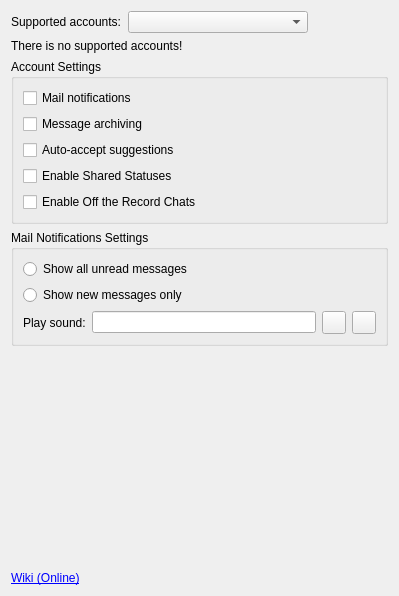
<?xml version="1.0" encoding="UTF-8"?>
<ui version="4.0">
 <class>Options</class>
 <widget class="QWidget" name="Options">
  <property name="geometry">
   <rect>
    <x>0</x>
    <y>0</y>
    <width>399</width>
    <height>596</height>
   </rect>
  </property>
  <property name="windowTitle">
   <string>Form</string>
  </property>
  <layout class="QVBoxLayout" name="verticalLayout_3">
   <item>
    <layout class="QHBoxLayout" name="horizontalLayout">
     <item>
      <widget class="QLabel" name="label">
       <property name="text">
        <string>Supported accounts:</string>
       </property>
      </widget>
     </item>
     <item>
      <widget class="QComboBox" name="cb_accounts">
       <property name="minimumSize">
        <size>
         <width>180</width>
         <height>0</height>
        </size>
       </property>
      </widget>
     </item>
     <item>
      <spacer name="horizontalSpacer">
       <property name="orientation">
        <enum>Qt::Horizontal</enum>
       </property>
       <property name="sizeHint" stdset="0">
        <size>
         <width>40</width>
         <height>20</height>
        </size>
       </property>
      </spacer>
     </item>
    </layout>
   </item>
   <item>
    <widget class="QLabel" name="lb_error">
     <property name="text">
      <string>There is no supported accounts!</string>
     </property>
    </widget>
   </item>
   <item>
    <widget class="QGroupBox" name="gb_settings">
     <property name="toolTip">
      <string/>
     </property>
     <property name="title">
      <string>Account Settings</string>
     </property>
     <layout class="QVBoxLayout" name="verticalLayout">
      <item>
       <widget class="QCheckBox" name="cb_mail">
        <property name="toolTip">
         <string> If set to &quot;true&quot;, the server will send
 notifications of unread email.</string>
        </property>
        <property name="text">
         <string>Mail notifications</string>
        </property>
       </widget>
      </item>
      <item>
       <widget class="QCheckBox" name="cb_archiving">
        <property name="toolTip">
         <string> If set to &quot;true&quot;, the server will save
 Google Talk chats on the server;
 if set to &quot;false&quot;, no conversations
 will be logged.</string>
        </property>
        <property name="text">
         <string>Message archiving</string>
        </property>
       </widget>
      </item>
      <item>
       <widget class="QCheckBox" name="cb_suggestions">
        <property name="toolTip">
         <string> If set to &quot;true&quot;, the server will
 automatically add people emailed
 often to the user's roster.</string>
        </property>
        <property name="text">
         <string>Auto-accept suggestions</string>
        </property>
       </widget>
      </item>
      <item>
       <widget class="QCheckBox" name="cb_shared_statuses">
        <property name="toolTip">
         <string> Enable multiple applications signed in
 as the same user to report the same
 status message. </string>
        </property>
        <property name="text">
         <string>Enable Shared Statuses</string>
        </property>
       </widget>
      </item>
      <item>
       <widget class="QCheckBox" name="cb_nosave">
        <property name="toolTip">
         <string> Google Talk server disables server-side
 logging of individual conversations and
 sends notifications.
 Enable &quot;Message archiving&quot; option for use!</string>
        </property>
        <property name="text">
         <string>Enable Off the Record Chats</string>
        </property>
       </widget>
      </item>
     </layout>
    </widget>
   </item>
   <item>
    <widget class="QGroupBox" name="gb_mail_settings">
     <property name="toolTip">
      <string> Enable &quot;Mail notifications&quot; option!</string>
     </property>
     <property name="title">
      <string>Mail Notifications Settings</string>
     </property>
     <layout class="QVBoxLayout" name="verticalLayout_2">
      <item>
       <widget class="QRadioButton" name="rb_all_messages">
        <property name="text">
         <string>Show all unread messages</string>
        </property>
       </widget>
      </item>
      <item>
       <widget class="QRadioButton" name="rb_new_messages">
        <property name="text">
         <string>Show new messages only</string>
        </property>
       </widget>
      </item>
      <item>
       <layout class="QHBoxLayout" name="horizontalLayout_2">
        <item>
         <widget class="QLabel" name="label_2">
          <property name="text">
           <string>Play sound:</string>
          </property>
         </widget>
        </item>
        <item>
         <widget class="QLineEdit" name="le_sound"/>
        </item>
        <item>
         <widget class="QToolButton" name="tb_open">
          <property name="text">
           <string/>
          </property>
         </widget>
        </item>
        <item>
         <widget class="QToolButton" name="tb_check">
          <property name="text">
           <string/>
          </property>
         </widget>
        </item>
       </layout>
      </item>
     </layout>
    </widget>
   </item>
   <item>
    <spacer name="verticalSpacer">
     <property name="orientation">
      <enum>Qt::Vertical</enum>
     </property>
     <property name="sizeHint" stdset="0">
      <size>
       <width>20</width>
       <height>40</height>
      </size>
     </property>
    </spacer>
   </item>
   <item>
    <widget class="QLabel" name="lb_wiki">
     <property name="text">
      <string>&lt;a href=&quot;http://psi-plus.com/wiki/plugins#gmail_service_plugin&quot;&gt;Wiki (Online)&lt;/a&gt;</string>
     </property>
     <property name="openExternalLinks">
      <bool>true</bool>
     </property>
    </widget>
   </item>
  </layout>
 </widget>
 <resources/>
 <connections>
  <connection>
   <sender>cb_mail</sender>
   <signal>toggled(bool)</signal>
   <receiver>gb_mail_settings</receiver>
   <slot>setEnabled(bool)</slot>
   <hints>
    <hint type="sourcelabel">
     <x>191</x>
     <y>79</y>
    </hint>
    <hint type="destinationlabel">
     <x>187</x>
     <y>206</y>
    </hint>
   </hints>
  </connection>
  <connection>
   <sender>cb_archiving</sender>
   <signal>toggled(bool)</signal>
   <receiver>cb_nosave</receiver>
   <slot>setEnabled(bool)</slot>
   <hints>
    <hint type="sourcelabel">
     <x>120</x>
     <y>122</y>
    </hint>
    <hint type="destinationlabel">
     <x>120</x>
     <y>189</y>
    </hint>
   </hints>
  </connection>
 </connections>
</ui>
